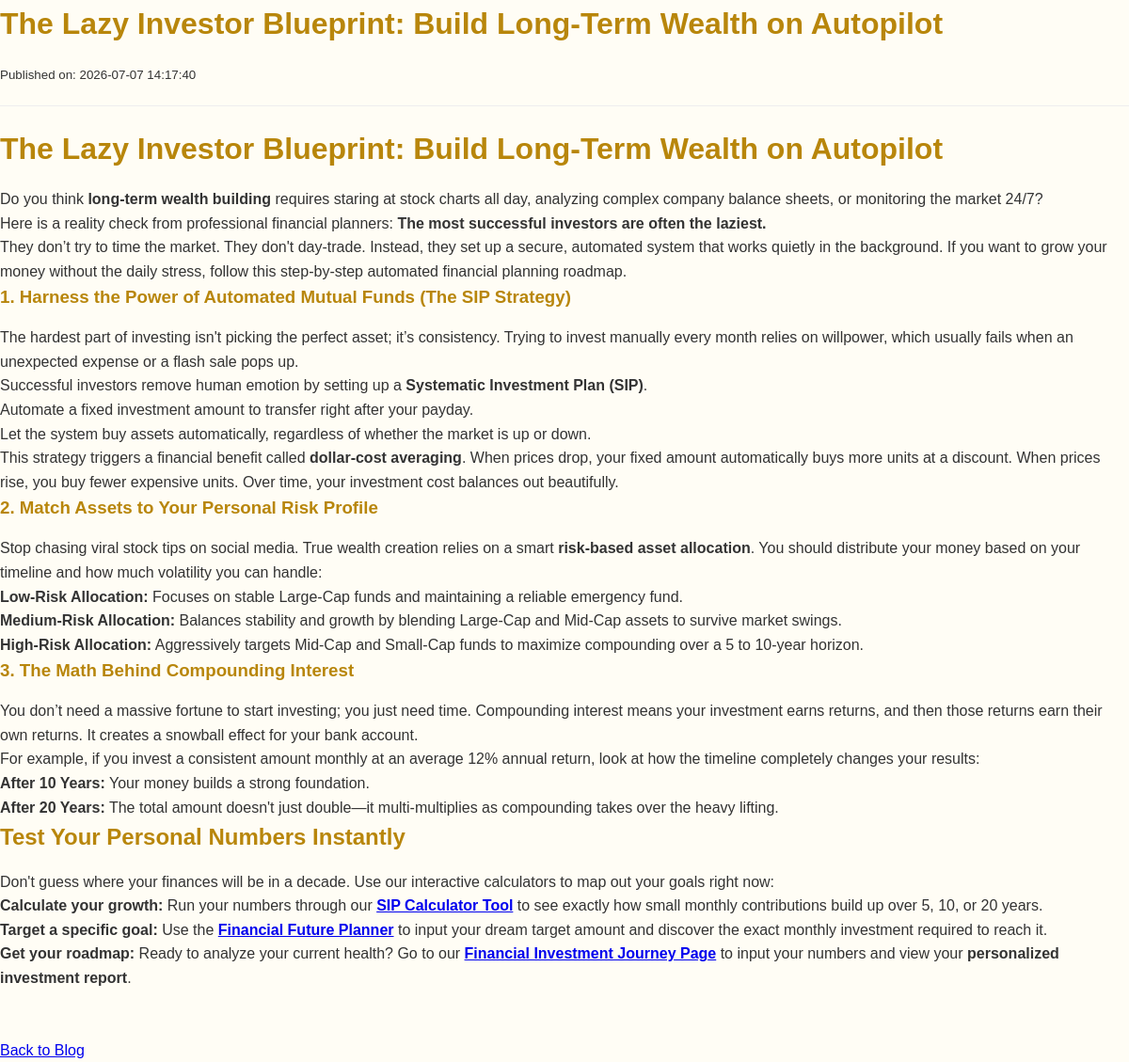
The app's page /blog/the-lazy-investor-blueprint-build-long-term-wealth-on-autopilot with its own data.
### tables this page shows
CREATE TABLE articles (
        id INTEGER PRIMARY KEY AUTOINCREMENT,
        title TEXT NOT NULL,
        slug TEXT UNIQUE NOT NULL,
        content TEXT NOT NULL,
        created_at TEXT DEFAULT CURRENT_TIMESTAMP
    );

### app.py (the view)
@app.route('/blog/<slug>')
def view_article(slug):
    conn = get_db_connection()
    article = conn.execute("SELECT * FROM articles WHERE slug = ?", (slug,)).fetchone()
    conn.close()
    if article is None:
        return "Article not found", 404
    return render_template('view_article.html', article=article)

### app.py (called while the page is built)
def get_db_connection():
    conn = sqlite3.connect(DB_PATH)
    conn.row_factory = sqlite3.Row
    return conn

### templates/view_article.html (shortened to what this page needs)
<!DOCTYPE html>
<html lang="en">
<head>
    <link rel="stylesheet" href="{{ url_for('static', filename='css/style.css') }}">
</head>
<body>
    <div class="container">
        <h1>{{ article.title }}</h1>
        <p><small>Published on: {{ article.created_at }}</small></p>
        <hr>
        <div class="article-content">
            {{ article.content | safe }}
        </div>
        <br>
        <a href="{{ url_for('articles') }}">Back to Blog</a>
    </div>
</body>
</html>

### static/css/style.css (style rules this page uses)
:root { --primary:#FFC107; --primary-dark:#E0A800; --primary-light:#FFF8E1; --heading:#B8860B; --background:#FFFDF5; --card:#FFFFFF; --text:#333333; --subtext:#666666; --border:#F4D03F; --shadow:0 15px 40px rgba(0,0,0,.08); --radius:18px; --transition:.30s ease; }
* { margin:0; padding:0; box-sizing:border-box; }
body { font-family:'Poppins',sans-serif; background:var(--background); color:var(--text); line-height:1.6; }
h1, h2, h3 { color:var(--heading); margin-bottom:15px; font-weight:700; }
hr { border:none; border-top:1px solid #eeeeee; margin:20px 0; }

### records on screen
articles: title "The Lazy Investor Blueprint: Build Long-Term Wealth on Autopilot", created_at "2026-07-07 14:17:40", content "The Lazy Investor Blueprint: Build Long-Term Wealth on Autopilot Do you think long-term wealth building requires staring at stock charts all day, analyzing complex company balance sheets, or monitoring the market 24/7? Here is a reality check from professional financial planners: The most successful investors are often the laziest. They don’t try to time the market. They don't day-trade. Instead, they set up a secure, automated system that works quietly in the background. If you want to grow your money without the daily stress, follow this step-by-step automated financial planning roadmap. 1. Harness the Power of Automated Mutual Funds (The SIP Strategy) The hardest part of investing isn't…"
